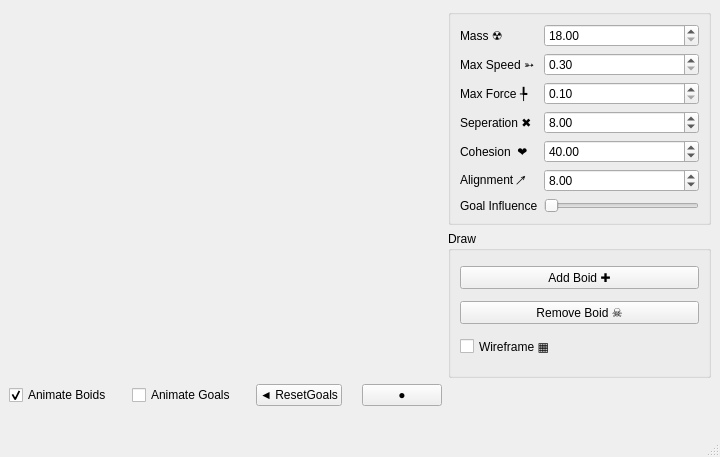
<?xml version="1.0" encoding="UTF-8"?>
<ui version="4.0">
 <class>MainWindow</class>
 <widget class="QMainWindow" name="MainWindow">
  <property name="geometry">
   <rect>
    <x>0</x>
    <y>0</y>
    <width>720</width>
    <height>457</height>
   </rect>
  </property>
  <property name="windowTitle">
   <string>Flocking System</string>
  </property>
  <widget class="QWidget" name="centralwidget">
   <layout class="QGridLayout" name="s_mainwindowgridlayout">
    <item row="0" column="2">
     <widget class="QGroupBox" name="s_transGB">
      <property name="maximumSize">
       <size>
        <width>300</width>
        <height>300</height>
       </size>
      </property>
      <property name="autoFillBackground">
       <bool>false</bool>
      </property>
      <property name="title">
       <string/>
      </property>
      <layout class="QGridLayout" name="gridLayout">
       <item row="1" column="1">
        <widget class="QLabel" name="m_MassLabel">
         <property name="text">
          <string>Mass ☢</string>
         </property>
        </widget>
       </item>
       <item row="3" column="1">
        <widget class="QLabel" name="m_MaxSpeedLabel">
         <property name="text">
          <string>Max Speed ➳</string>
         </property>
        </widget>
       </item>
       <item row="4" column="4">
        <widget class="QDoubleSpinBox" name="m_force">
         <property name="minimum">
          <double>0.100000000000000</double>
         </property>
        </widget>
       </item>
       <item row="4" column="1">
        <widget class="QLabel" name="m_MaxForceLabel">
         <property name="text">
          <string>Max Force ╄</string>
         </property>
        </widget>
       </item>
       <item row="5" column="4">
        <widget class="QDoubleSpinBox" name="m_seperation">
         <property name="value">
          <double>8.000000000000000</double>
         </property>
        </widget>
       </item>
       <item row="6" column="4">
        <widget class="QDoubleSpinBox" name="m_cohesion">
         <property name="value">
          <double>40.000000000000000</double>
         </property>
        </widget>
       </item>
       <item row="7" column="4">
        <widget class="QDoubleSpinBox" name="m_alignment">
         <property name="value">
          <double>8.000000000000000</double>
         </property>
        </widget>
       </item>
       <item row="5" column="1">
        <widget class="QLabel" name="label">
         <property name="text">
          <string>Seperation ✖ </string>
         </property>
        </widget>
       </item>
       <item row="6" column="1">
        <widget class="QLabel" name="label_2">
         <property name="text">
          <string>Cohesion  ❤ </string>
         </property>
        </widget>
       </item>
       <item row="7" column="1">
        <widget class="QLabel" name="label_3">
         <property name="text">
          <string>Alignment ↗</string>
         </property>
        </widget>
       </item>
       <item row="3" column="4">
        <widget class="QDoubleSpinBox" name="m_speed">
         <property name="minimum">
          <double>0.300000000000000</double>
         </property>
         <property name="singleStep">
          <double>0.001000000000000</double>
         </property>
        </widget>
       </item>
       <item row="1" column="4">
        <widget class="QDoubleSpinBox" name="m_mass">
         <property name="minimum">
          <double>18.000000000000000</double>
         </property>
         <property name="maximum">
          <double>30.000000000000000</double>
         </property>
         <property name="singleStep">
          <double>0.001000000000000</double>
         </property>
         <property name="value">
          <double>18.000000000000000</double>
         </property>
        </widget>
       </item>
       <item row="8" column="1">
        <widget class="QLabel" name="label_4">
         <property name="text">
          <string>Goal Influence</string>
         </property>
        </widget>
       </item>
       <item row="8" column="4">
        <widget class="QSlider" name="m_goalInfluence">
         <property name="minimum">
          <number>0</number>
         </property>
         <property name="maximum">
          <number>200</number>
         </property>
         <property name="singleStep">
          <number>1</number>
         </property>
         <property name="pageStep">
          <number>10</number>
         </property>
         <property name="value">
          <number>0</number>
         </property>
         <property name="sliderPosition">
          <number>0</number>
         </property>
         <property name="orientation">
          <enum>Qt::Horizontal</enum>
         </property>
        </widget>
       </item>
      </layout>
     </widget>
    </item>
    <item row="0" column="0" rowspan="3">
     <spacer name="horizontalSpacer">
      <property name="orientation">
       <enum>Qt::Horizontal</enum>
      </property>
      <property name="sizeHint" stdset="0">
       <size>
        <width>40</width>
        <height>40</height>
       </size>
      </property>
     </spacer>
    </item>
    <item row="3" column="0">
     <layout class="QHBoxLayout" name="horizontalLayout">
      <property name="spacing">
       <number>20</number>
      </property>
      <property name="bottomMargin">
       <number>20</number>
      </property>
      <item>
       <widget class="QCheckBox" name="m_animateBoids">
        <property name="text">
         <string>Animate Boids</string>
        </property>
        <property name="checked">
         <bool>true</bool>
        </property>
       </widget>
      </item>
      <item>
       <widget class="QCheckBox" name="m_animateGoal">
        <property name="text">
         <string>Animate Goals</string>
        </property>
       </widget>
      </item>
      <item>
       <widget class="QPushButton" name="m_resetGoals">
        <property name="text">
         <string>◄ ResetGoals</string>
        </property>
        <property name="checkable">
         <bool>false</bool>
        </property>
       </widget>
      </item>
      <item>
       <widget class="QPushButton" name="m_record">
        <property name="text">
         <string>●</string>
        </property>
        <property name="checkable">
         <bool>true</bool>
        </property>
       </widget>
      </item>
     </layout>
    </item>
    <item row="1" column="2" rowspan="2">
     <widget class="QGroupBox" name="s_drawGB">
      <property name="maximumSize">
       <size>
        <width>300</width>
        <height>300</height>
       </size>
      </property>
      <property name="title">
       <string>Draw</string>
      </property>
      <layout class="QGridLayout" name="gridLayout_2">
       <item row="2" column="0">
        <widget class="QCheckBox" name="m_wireframe">
         <property name="text">
          <string>Wireframe ▦</string>
         </property>
        </widget>
       </item>
       <item row="0" column="0">
        <widget class="QPushButton" name="m_addBoid">
         <property name="text">
          <string>Add Boid ✚</string>
         </property>
        </widget>
       </item>
       <item row="1" column="0">
        <widget class="QPushButton" name="m_removeBoid">
         <property name="text">
          <string>Remove Boid ☠</string>
         </property>
        </widget>
       </item>
      </layout>
     </widget>
    </item>
   </layout>
  </widget>
  <widget class="QMenuBar" name="menubar">
   <property name="geometry">
    <rect>
     <x>0</x>
     <y>0</y>
     <width>720</width>
     <height>23</height>
    </rect>
   </property>
  </widget>
  <widget class="QStatusBar" name="statusbar"/>
 </widget>
 <resources/>
 <connections/>
</ui>
